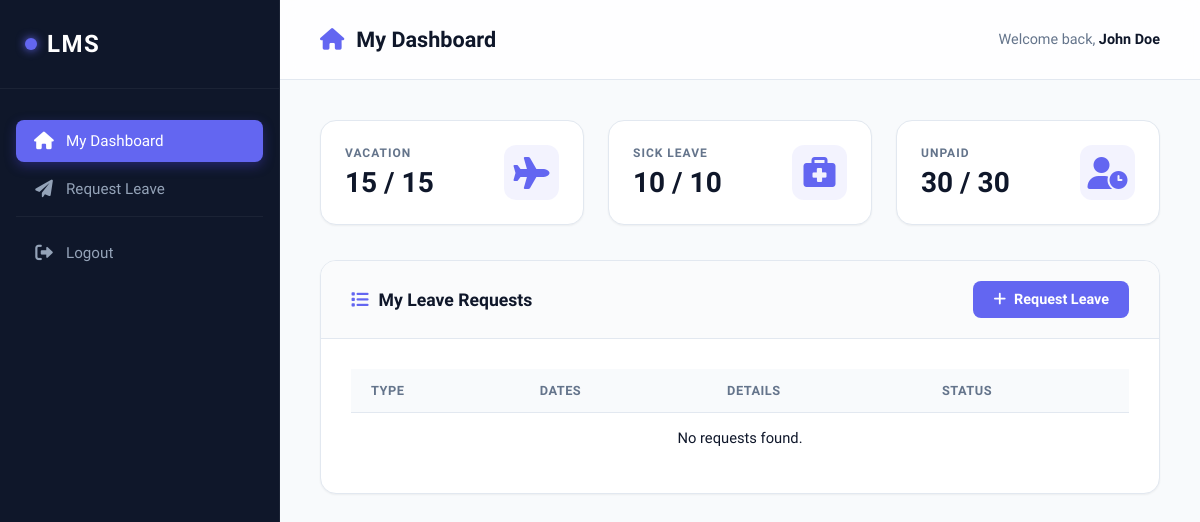
Page /employee_dashboard.php (signed in) on the committed database.
### tables this page shows
CREATE TABLE leave_balances (
    id INT AUTO_INCREMENT PRIMARY KEY,
    user_id INT NOT NULL,
    leave_type ENUM('Vacation', 'Sick Leave', 'Unpaid') NOT NULL,
    total_allowed INT DEFAULT 15,
    days_used INT DEFAULT 0,
    FOREIGN KEY (user_id) REFERENCES users(id) ON DELETE CASCADE
);

### includes/auth_check.php (called while the page is built, shortened)
<?php
function e($value) {
    return htmlspecialchars($value ?? '', ENT_QUOTES, 'UTF-8');
}
?>

### employee_dashboard.php (the view, shortened to what this page needs)
<?php
require_once 'includes/config.php';
require_once 'includes/auth_check.php';
$user_id = $_SESSION['user_id'];
$stmt = $pdo->prepare("SELECT * FROM leave_balances WHERE user_id = ?");
$stmt->execute([$user_id]);
$balances = $stmt->fetchAll();
$stmt = $pdo->prepare("SELECT * FROM leave_requests WHERE user_id = ? ORDER BY created_at DESC");
$stmt->execute([$user_id]);
$requests = $stmt->fetchAll();
?>
<!DOCTYPE html>
<html lang="en">
<head>
    <link rel="stylesheet" href="assets/style.css">
    <link rel="stylesheet" href="https://cdnjs.cloudflare.com/ajax/libs/font-awesome/6.0.0/css/all.min.css">
</head>
<body>
    <?php include 'includes/sidebar.php'; ?>
    <div class="main-content">
        <div class="top-nav">
            <h2><i class="fas fa-home"></i> My Dashboard</h2>
            <div class="user-info">
                <span>Welcome back, <strong><?php echo e($_SESSION['name']); ?></strong></span>
            </div>
        </div>
        <div class="content-wrapper">
            <div class="stats-container">
                <?php
                $icons = ['Vacation' => 'fa-plane', 'Sick Leave' => 'fa-briefcase-medical', 'Unpaid' => 'fa-user-clock'];
                foreach ($balances as $b):
                    $icon = $icons[$b['leave_type']] ?? 'fa-calendar';
                ?>
                    <div class="stat-card">
                        <div class="stat-info">
                            <strong><?php echo e($b['leave_type']); ?></strong>
                            <div class="value">
                                <?php echo $b['total_allowed'] - $b['days_used']; ?> / <?php echo $b['total_allowed']; ?>
                            </div>
                        </div>
                        <div class="stat-icon">
                            <i class="fas <?php echo $icon; ?>"></i>
                        </div>
                    </div>
                <?php endforeach; ?>
            </div>
            <div class="card">
                <div class="card-header">
                    <h3><i class="fas fa-list"></i> My Leave Requests</h3>
                    <a href="request_leave.php" style="text-decoration: none;">
                        <button style="width: auto; padding: 10px 20px; background: var(--success); font-size: 0.9rem;">
                            <i class="fas fa-plus"></i> Request Leave
                        </button>
                    </a>
                </div>
                <div class="card-body">
                    <div class="table-responsive">
                        <table>
                        <thead>
                            <tr>
                                <th>Type</th>
                                <th>Dates</th>
                                <th>Details</th>
                                <th>Status</th>
                            </tr>
                        </thead>
                        <tbody>
                            <?php if (empty($requests)): ?>
                                <tr><td colspan="4" style="text-align: center;">No requests found.</td></tr>
                            <?php endif; ?>
                        </tbody>
                    </table>
                </div>
            </div>
        </div>
    </div>
</body>
</html>

### assets/style.css (style rules this page uses)
:root { --color-primary: #6366f1; --color-dark: #0f172a; --color-light: #f8fafc; --primary: var(--color-primary); --primary-hover: #4f46e5; --primary-light: rgba(99, 102, 241, 0.08); --dark: var(--color-dark); --sidebar-bg: var(--color-dark); --sidebar-hover: #1e293b; --sidebar-text: #94a3b8; --sidebar-active-text: #ffffff; --bg-main: var(--color-light); --card-bg: #ffffff; --text-main: var(--color-dark); --text-muted: #64748b; --border: #e2e8f0; --success: var(--color-primary); --success-bg: rgba(99, 102, 241, 0.1); --success-text: var(--color-primary); --warning: var(--color-dark); --warning-bg: rgba(15, 23, 42, 0.08); --warning-text: var(--color-dark); --danger: var(--color-dark); --danger-bg: rgba(15, 23, 42, 0.05); --danger-text: #64748b; --shadow-sm: 0 1px 2px 0 rgba(0, 0, 0, 0.05); --shadow-md: 0 4px 6px -1px rgba(0, 0, 0, 0.1), 0 2px 4px -1px rgba(0, 0, 0, 0.06); --shadow-lg: 0 10px 15px -3px rgba(0, 0, 0, 0.1), 0 4px 6px -2px rgba(0, 0, 0, 0.05); --shadow-premium: 0 20px 25px -5px rgba(0,0,0,0.05), 0 10px 10px -5px rgba(0,0,0,0.04); --radius-sm: 8px; --radius-md: 12px; --radius-lg: 16px; --transition: all 0.3s cubic-bezier(0.4, 0, 0.2, 1); }
* { box-sizing: border-box; margin: 0; padding: 0; }
body { font-family: 'Plus Jakarta Sans', -apple-system, BlinkMacSystemFont, "Segoe UI", Roboto, Helvetica, Arial, sans-serif; background: var(--bg-main); color: var(--text-main); display: flex; min-height: 100vh; -webkit-font-smoothing: antialiased; }
.main-content { flex-grow: 1; margin-left: 280px; display: flex; flex-direction: column; min-width: 0; }
.top-nav { background: rgba(255, 255, 255, 0.8); backdrop-filter: blur(10px); height: 80px; display: flex; align-items: center; justify-content: space-between; padding: 0 40px; position: sticky; top: 0; border-bottom: 1px solid var(--border); z-index: 999; }
.top-nav h2 { font-size: 1.35rem; font-weight: 700; color: var(--text-main); display: flex; align-items: center; gap: 12px; }
.top-nav h2 i { color: var(--primary); }
.user-info { font-size: 0.9rem; color: var(--text-muted); }
.user-info strong { color: var(--text-main); font-weight: 600; }
.content-wrapper { padding: 40px; max-width: 1400px; width: 100%; margin: 0 auto; }
.card { background: var(--card-bg); border-radius: var(--radius-lg); border: 1px solid var(--border); box-shadow: var(--shadow-sm); margin-bottom: 30px; overflow: hidden; }
.stats-container { display: grid; grid-template-columns: repeat(auto-fit, minmax(260px, 1fr)); gap: 24px; margin-bottom: 35px; }
.stat-card { background: var(--card-bg); border-radius: var(--radius-lg); border: 1px solid var(--border); box-shadow: var(--shadow-sm); padding: 24px; display: flex; justify-content: space-between; align-items: center; transition: var(--transition); }
.stat-info strong { display: block; text-transform: uppercase; font-size: 0.75rem; letter-spacing: 1px; color: var(--text-muted); margin-bottom: 6px; }
.stat-info .value { font-size: 1.75rem; font-weight: 800; color: var(--text-main); }
.stat-icon { font-size: 2rem; color: var(--primary); background: var(--primary-light); width: 55px; height: 55px; display: flex; align-items: center; justify-content: center; border-radius: var(--radius-md); }
.card-header { padding: 20px 30px; border-bottom: 1px solid var(--border); display: flex; justify-content: space-between; align-items: center; background: #fafbfc; }
.card-header h3 { font-size: 1.1rem; font-weight: 700; color: var(--text-main); display: flex; align-items: center; gap: 10px; }
.card-header h3 i { color: var(--primary); }
.card-body { padding: 30px; }
.table-responsive { overflow-x: auto; }
table { width: 100%; border-collapse: collapse; }
th { text-align: left; padding: 14px 20px; font-size: 0.8rem; font-weight: 700; color: var(--text-muted); background: #f8fafc; border-bottom: 1px solid var(--border); text-transform: uppercase; letter-spacing: 0.5px; }
td { padding: 16px 20px; border-bottom: 1px solid var(--border); color: var(--text-main); font-size: 0.92rem; }
tr:last-child td { border-bottom: none; }
button { background: var(--primary); color: #ffffff; border: none; padding: 12px 24px; border-radius: var(--radius-sm); cursor: pointer; font-weight: 600; font-size: 0.95rem; font-family: inherit; transition: var(--transition); display: inline-flex; align-items: center; justify-content: center; gap: 8px; }

### rows in the picture
leave_balances: leave_type "VACATION", $b['total_allowed']-$b['days_used'] "15", total_allowed "15"
leave_balances: leave_type "SICK LEAVE", $b['total_allowed']-$b['days_used'] "10", total_allowed "10"
leave_balances: leave_type "UNPAID", $b['total_allowed']-$b['days_used'] "30", total_allowed "30"

### other values in the picture
$_SESSION['name'] "John Doe"
